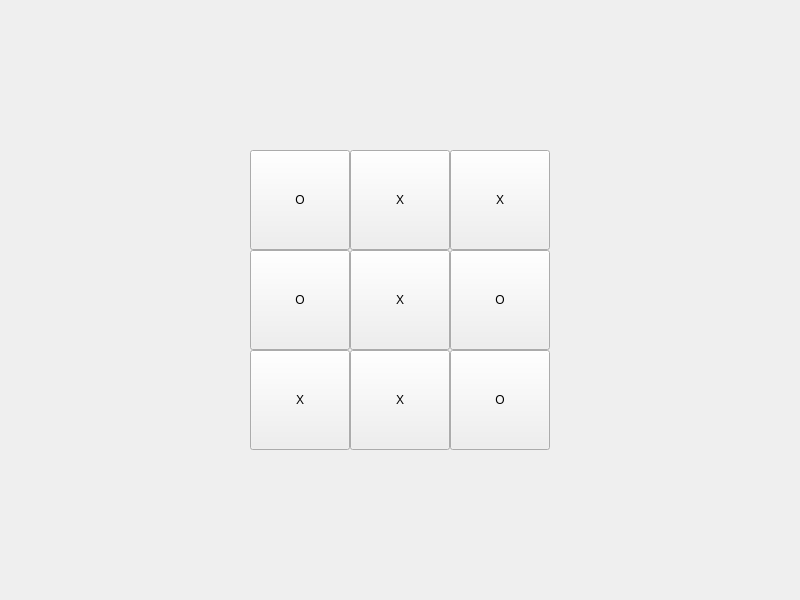
<?xml version="1.0" encoding="UTF-8"?>
<ui version="4.0">
 <class>Widget</class>
 <widget class="QWidget" name="Widget">
  <property name="geometry">
   <rect>
    <x>0</x>
    <y>0</y>
    <width>800</width>
    <height>600</height>
   </rect>
  </property>
  <property name="windowTitle">
   <string>Widget</string>
  </property>
  <widget class="QPushButton" name="pushButton_1">
   <property name="geometry">
    <rect>
     <x>250</x>
     <y>150</y>
     <width>100</width>
     <height>100</height>
    </rect>
   </property>
   <property name="text">
    <string>O</string>
   </property>
  </widget>
  <widget class="QPushButton" name="pushButton_2">
   <property name="geometry">
    <rect>
     <x>350</x>
     <y>150</y>
     <width>100</width>
     <height>100</height>
    </rect>
   </property>
   <property name="text">
    <string>X</string>
   </property>
  </widget>
  <widget class="QPushButton" name="pushButton_3">
   <property name="geometry">
    <rect>
     <x>450</x>
     <y>150</y>
     <width>100</width>
     <height>100</height>
    </rect>
   </property>
   <property name="text">
    <string>X</string>
   </property>
  </widget>
  <widget class="QPushButton" name="pushButton_4">
   <property name="geometry">
    <rect>
     <x>250</x>
     <y>250</y>
     <width>100</width>
     <height>100</height>
    </rect>
   </property>
   <property name="text">
    <string>O</string>
   </property>
  </widget>
  <widget class="QPushButton" name="pushButton_5">
   <property name="geometry">
    <rect>
     <x>350</x>
     <y>250</y>
     <width>100</width>
     <height>100</height>
    </rect>
   </property>
   <property name="text">
    <string>X</string>
   </property>
  </widget>
  <widget class="QPushButton" name="pushButton_6">
   <property name="geometry">
    <rect>
     <x>450</x>
     <y>250</y>
     <width>100</width>
     <height>100</height>
    </rect>
   </property>
   <property name="text">
    <string>O</string>
   </property>
  </widget>
  <widget class="QPushButton" name="pushButton_7">
   <property name="geometry">
    <rect>
     <x>250</x>
     <y>350</y>
     <width>100</width>
     <height>100</height>
    </rect>
   </property>
   <property name="text">
    <string>X</string>
   </property>
  </widget>
  <widget class="QPushButton" name="pushButton_8">
   <property name="geometry">
    <rect>
     <x>350</x>
     <y>350</y>
     <width>100</width>
     <height>100</height>
    </rect>
   </property>
   <property name="text">
    <string>X</string>
   </property>
  </widget>
  <widget class="QPushButton" name="pushButton_9">
   <property name="geometry">
    <rect>
     <x>450</x>
     <y>350</y>
     <width>100</width>
     <height>100</height>
    </rect>
   </property>
   <property name="text">
    <string>O</string>
   </property>
  </widget>
 </widget>
 <resources/>
 <connections/>
</ui>
